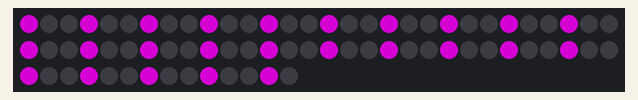
Bench run of a sketch on a simulated Arduino Uno, built with avr-gcc and run on an emulated ATmega328P. Parts: 74 RGB LEDs in strip order, left to right, continuing on the next row. Dim RGB values are drawn brighter than linear.

Above: at 0.1 s.
At 0.51 s:
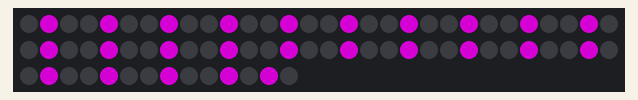
At 0.91 s:
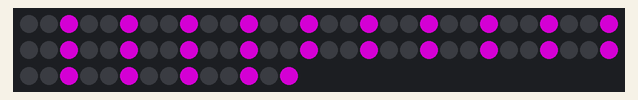

Measured:
- by itself, everything shown: repeats every 0.61 s, in 3 steps

The sketch:

PitLights.ino
```cpp
#include <FastLED.h>

// How many leds in your strip?
#define NUM_LEDS 74

// For led chips like Neopixels, which have a data line, ground, and power, you just
// need to define DATA_PIN.  For led chipsets that are SPI based (four wires - data, clock,
// ground, and power), like the LPD8806 define both DATA_PIN and CLOCK_PIN
#define DATA_PIN 4
#define CLOCK_PIN 5

// Define the array of leds
CRGB leds[NUM_LEDS];

void setup() {
   Serial.begin(9600);
      FastLED.addLeds<WS2801, DATA_PIN, CLOCK_PIN, GRB>(leds, NUM_LEDS);
}

void loop() {
  // Turn the LED on, then pause
  for(int j = 0; j < 3; j++) {
    for(int i = 0; i < NUM_LEDS; i++) {
      int n = (i + j) % NUM_LEDS;
      if(n%3 == 0) {
        leds[i] = CRGB::Purple;
      }
      else {
        leds[i] = CRGB::Black;
      }
    }

    FastLED.show();
    delay(200);
  }
}
```
